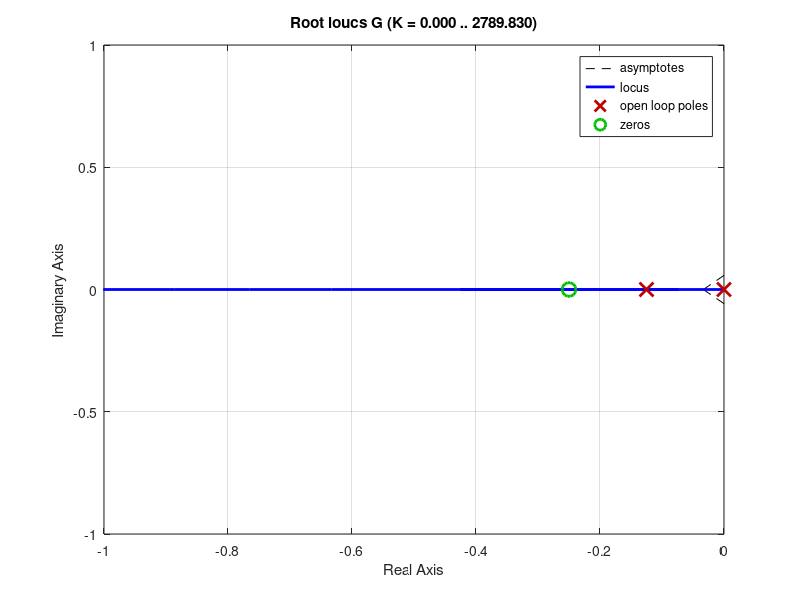

The MATLAB source for this figure: (Note: this script raises an error after producing the figure.)
J1 = 10;
B1 = 1;
k = 100;
Jm = 2;
Bm = 0.5;
os = 5;

p1 = [J1 B1 k];
pm = [Jm Bm k];

Gc = tf([1 0.25],1);
Gp = tf(1, pm)*tf(k,p1);

G = Gc*feedback(Gp, -k);
rlocus(G)
axis([-1 0 -1 1])
z = -log(os/100) / sqrt(pi^2 + log(os/100)^2);
sgrid(z,0);
kd = rlocfind(G);
